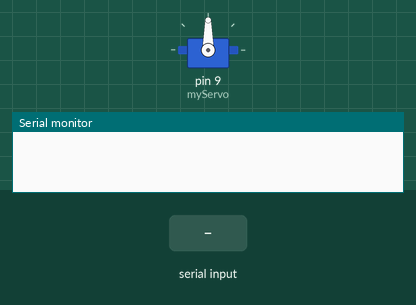
The sketch below on a simulated Arduino Uno, built with avr-gcc and run on an emulated ATmega328P. Parts: servo, the last lines printed to the serial monitor. The inputs (shaded band) are chosen by the test bench.

Above: at 2.2 s.
2.3 s: "90,45\n" received over Serial
At 3.0 s:
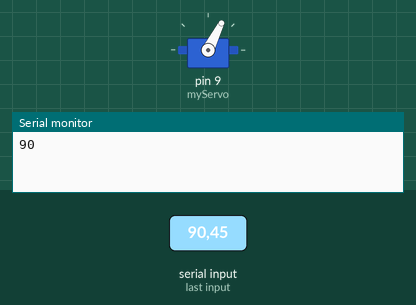
4.9 s: "30,150\n" received over Serial
Timing chart, 0 to 7.9 s (numbered marks = the images above; inputs shaded):
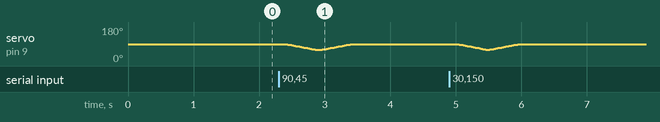

The sketch:

Jump.ino
```cpp
#include<Servo.h>

Servo myServo;

int pos_ini = 90;  //init servo

int tt;   //   time of touch
char inByte = 0;   // recieved data
String temp = "";   //cache, maybe

void setup()
{
    //  open the door! little boy! init servo
    Serial.begin(9600);
    myServo.attach(9);
    myServo.write(pos_ini);
    delay(1000);
}

void loop()
{
	while (!Serial.available());
	while (Serial.available() > 0)   //  Data in
	{
		inByte = Serial.read();
		temp += inByte;
		delay(15);
	}
	if (temp != "")
	{
		tt = temp.toInt();
		Serial.println(tt);
	}
	temp = "";

	//  Touch the screen
    for(int pos = 90; pos >= 60; pos --)    //maybe another num, just try!
    {
        myServo.write(pos);
        delay(15);
    }
    delay(tt);  //  ms

    for(int pos = 60; pos <= 90; pos ++)
    {
        myServo.write(pos);
        delay(15);
    }
}
```
